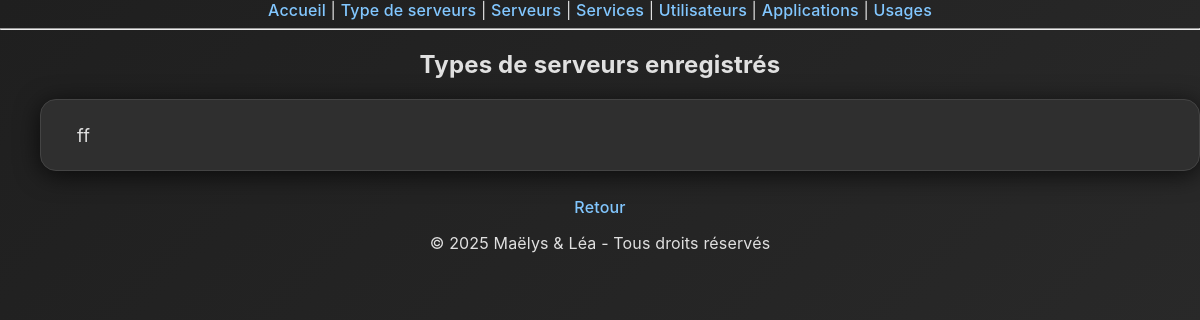
Page /serveurs/affiche/ on the earlier database version.
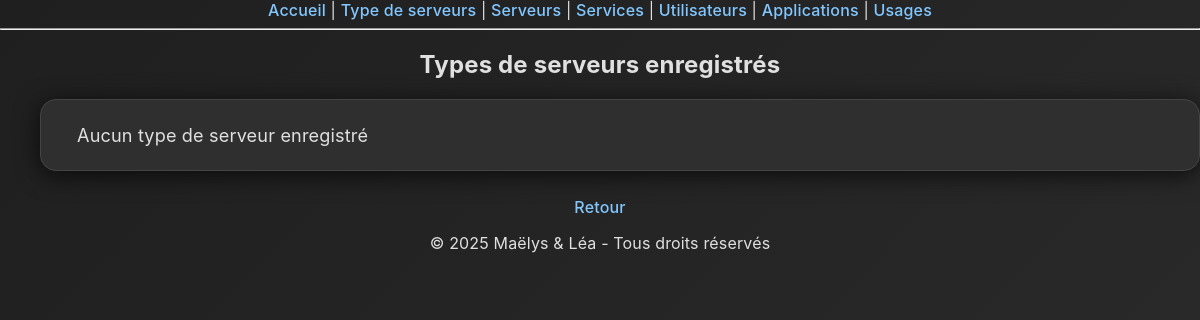
Same page on the later database version.
### monapp/models.py (models this page shows, shortened)
class Serveurs(models.Model):
    nom_serveurs = models.CharField(max_length=100, default="serveur_test")  # Ajout d'un default pour éviter problème migration
    type_serveur = models.ForeignKey("TypeServeurs", on_delete=models.CASCADE, default=None)  # Clé étrangère, renommée au singulier pour clarifier
    nombre_processeur_serveurs = models.IntegerField(default=100, blank=False)
    capacite_memoire_serveurs = models.IntegerField(default=100)
    capacite_stockage_serveurs = models.IntegerField(default=100)

class TypeServeurs(models.Model):
    type = models.CharField(max_length=100)
    description_serveurs = models.TextField(blank=False)
    def __str__(self):
        return f"{self.type}"

### monapp/views.py (the view)
# urls.py: path('serveurs/affiche/', views.serveurs_affiche, name='serveurs_affiche'),
def serveurs_affiche(request):
    serveurs = Serveurs.objects.all()
    return render(request, 'monapp/serveurs_affiche.html', {'serveurs': serveurs})

### monapp/templates/monapp/serveurs_affiche.html
{% extends 'monapp/base.html' %}
{% block content %}
<h2>Types de serveurs enregistrés</h2>
<ul>
  {% for serveur in serveurs %}
    <li>{{ serveur.type_serveur }}</li>
  {% empty %}
    <li>Aucun type de serveur enregistré</li>
  {% endfor %}
</ul>
<a href="{% url 'serveurs_list' %}">Retour</a>
<footer>
  <p>© 2025 Maëlys & Léa - Tous droits réservés</p>
</footer>
{% endblock %}

Differences in the rows shown:
removed Serveurs: type_serveur "ff"
Other differences:
text now shown: "Aucun type de serveur enregistré"
